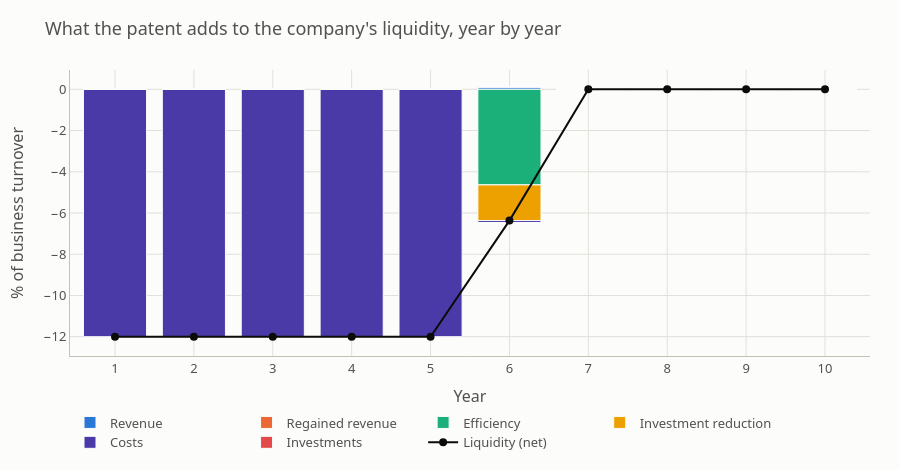

Notebook code cell kept with this figure:
### Markdown cell above
---

## Step 6 — The ten-year cash flow, and the number at the end

Those eight parameters plus the seven company figures drive a ten-year cash flow. Each year
adds up six components — the patent's own revenue, the revenue it *keeps* from being copied,
the efficiency it buys, and the investment it saves, minus costs and minus the one-time
investment it demands. The sum, discounted back to today, is the NPV.

Two invariants the workbook is easy to get wrong on, both asserted by the acceptance test in
notebook 1: **investments are a one-time event** in the launch year, not an annual charge, and
**entry and exit years are fractional** — reaching the market after 2.5 years earns half a
year of revenue in year 3.

### Code cell
flow = kit.cash_flow(company, oek)
value = kit.npv(company, oek)

components = [
    ("Revenue", [r.revenue for r in flow], kit.PALETTE["revenue"]),
    ("Regained revenue", [r.regained_revenue for r in flow], kit.PALETTE["regained"]),
    ("Efficiency", [r.efficiency for r in flow], kit.PALETTE["efficiency"]),
    ("Investment reduction", [r.investment_reduction for r in flow], kit.PALETTE["investment_reduction"]),
    ("Costs", [-r.costs for r in flow], kit.PALETTE["costs"]),
    ("Investments", [-r.investments for r in flow], kit.PALETTE["investments"]),
]
years = [r.year for r in flow]

fig_flow = go.Figure()
for name, values, color in components:
    fig_flow.add_trace(go.Bar(
        x=years, y=values, name=name,
        marker={"color": color, "line": {"width": 1, "color": kit.PALETTE["surface"]}},
        hovertemplate="%{y:.2f} % of turnover<extra>" + name + "</extra>",
    ))
fig_flow.add_trace(go.Scatter(
    x=years, y=[r.liquidity for r in flow], name="Liquidity (net)",
    mode="lines+markers", line={"color": kit.PALETTE["ink"], "width": 2},
    marker={"size": 8}, hovertemplate="%{y:.2f} % of turnover<extra>Liquidity</extra>",
))
fig_flow.update_layout(
    **kit.CHART_LAYOUT, barmode="relative", height=470, hovermode="x unified",
    title="What the patent adds to the company's liquidity, year by year",
)
fig_flow.update_xaxes(title="Year", dtick=1)
fig_flow.update_yaxes(title="% of business turnover")
fig_flow.show()

cash = pd.DataFrame([{
    "Year": r.year,
    "On market": f"{r.active_fraction:.2f}",
    "Revenue": r.revenue,
    "Regained": r.regained_revenue,
    "Efficiency": r.efficiency,
    "Inv. reduction": r.investment_reduction,
    "Costs": -r.costs,
    "Investments": -r.investments,
    "Liquidity": r.liquidity,
    "Discounted EUR": r.discounted,
} for r in flow])

print(f"Net Present Value   {value:,.0f} EUR")
print(f"Score               {prof.total_points} / {prof.max_points} points")
print(f"Provenance          {prof.provenance_counts['measured']} measured - "
      f"{prof.provenance_counts['informed']} informed - "
      f"{prof.provenance_counts['judgement']} judgement")

### Figure 1 — Plotly figure (JSON) as saved in the notebook; plotly's stock layout.template omitted (floating-point values rounded to 4 significant figures)
{"data": [{"hovertemplate": "%{y:.2f} % of turnover<extra>Revenue</extra>", "marker": {"color": "#2a78d6", "line": {"color": "#fcfcfb", "width": 1}}, "name": "Revenue", "type": "bar", "x": [1, 2, 3, 4, 5, 6, 7, 8, 9, 10], "y": [0, 0, 0, 0, 0, 0.1056, 0, 0, 0, 0]}, {"hovertemplate": "%{y:.2f} % of turnover<extra>Regained revenue</extra>", "marker": {"color": "#eb6834", "line": {"color": "#fcfcfb", "width": 1}}, "name": "Regained revenue", "type": "bar", "x": [1, 2, 3, 4, 5, 6, 7, 8, 9, 10], "y": [0, 0, 0, 0, 0, 0, 0, 0, 0, 0]}, {"hovertemplate": "%{y:.2f} % of turnover<extra>Efficiency</extra>", "marker": {"color": "#1baf7a", "line": {"color": "#fcfcfb", "width": 1}}, "name": "Efficiency", "type": "bar", "x": [1, 2, 3, 4, 5, 6, 7, 8, 9, 10], "y": [0, 0, 0, 0, 0, -4.637, 0, 0, 0, 0]}, {"hovertemplate": "%{y:.2f} % of turnover<extra>Investment reduction</extra>", "marker": {"color": "#eda100", "line": {"color": "#fcfcfb", "width": 1}}, "name": "Investment reduction", "type": "bar", "x": [1, 2, 3, 4, 5, 6, 7, 8, 9, 10], "y": [0, 0, 0, 0, 0, -1.731, 0, 0, 0, 0]}, {"hovertemplate": "%{y:.2f} % of turnover<extra>Costs</extra>", "marker": {"color": "#4a3aa7", "line": {"color": "#fcfcfb", "width": 1}}, "name": "Costs", "type": "bar", "x": [1, 2, 3, 4, 5, 6, 7, 8, 9, 10], "y": [-12, -12, -12, -12, -12, -0.103, 0, 0, 0, 0]}, {"hovertemplate": "%{y:.2f} % of turnover<extra>Investments</extra>", "marker": {"color": "#e34948", "line": {"color": "#fcfcfb", "width": 1}}, "name": "Investments", "type": "bar", "x": [1, 2, 3, 4, 5, 6, 7, 8, 9, 10], "y": [0, 0, 0, 0, 0, -0.003803, 0, 0, 0, 0]}, {"hovertemplate": "%{y:.2f} % of turnover<extra>Liquidity</extra>", "line": {"color": "#0b0b0b", "width": 2}, "marker": {"size": 8}, "mode": "lines+markers", "name": "Liquidity (net)", "type": "scatter", "x": [1, 2, 3, 4, 5, 6, 7, 8, 9, 10], "y": [-12, -12, -12, -12, -12, -6.369, 0, 0, 0, 0]}], "layout": {"barmode": "relative", "font": {"color": "#52514e", "family": "system-ui, -apple-system, Segoe UI, sans-serif", "size": 13}, "height": 470, "hovermode": "x unified", "legend": {"orientation": "h", "x": 0, "y": -0.18}, "margin": {"b": 60, "l": 70, "r": 30, "t": 70}, "paper_bgcolor": "#fcfcfb", "plot_bgcolor": "#fcfcfb", "title": {"text": "What the patent adds to the company's liquidity, year by year"}, "xaxis": {"dtick": 1, "gridcolor": "#e1e0d9", "linecolor": "#c3c2b7", "title": {"text": "Year"}, "zeroline": false}, "yaxis": {"gridcolor": "#e1e0d9", "linecolor": "#c3c2b7", "title": {"text": "% of business turnover"}, "zeroline": false}}}
